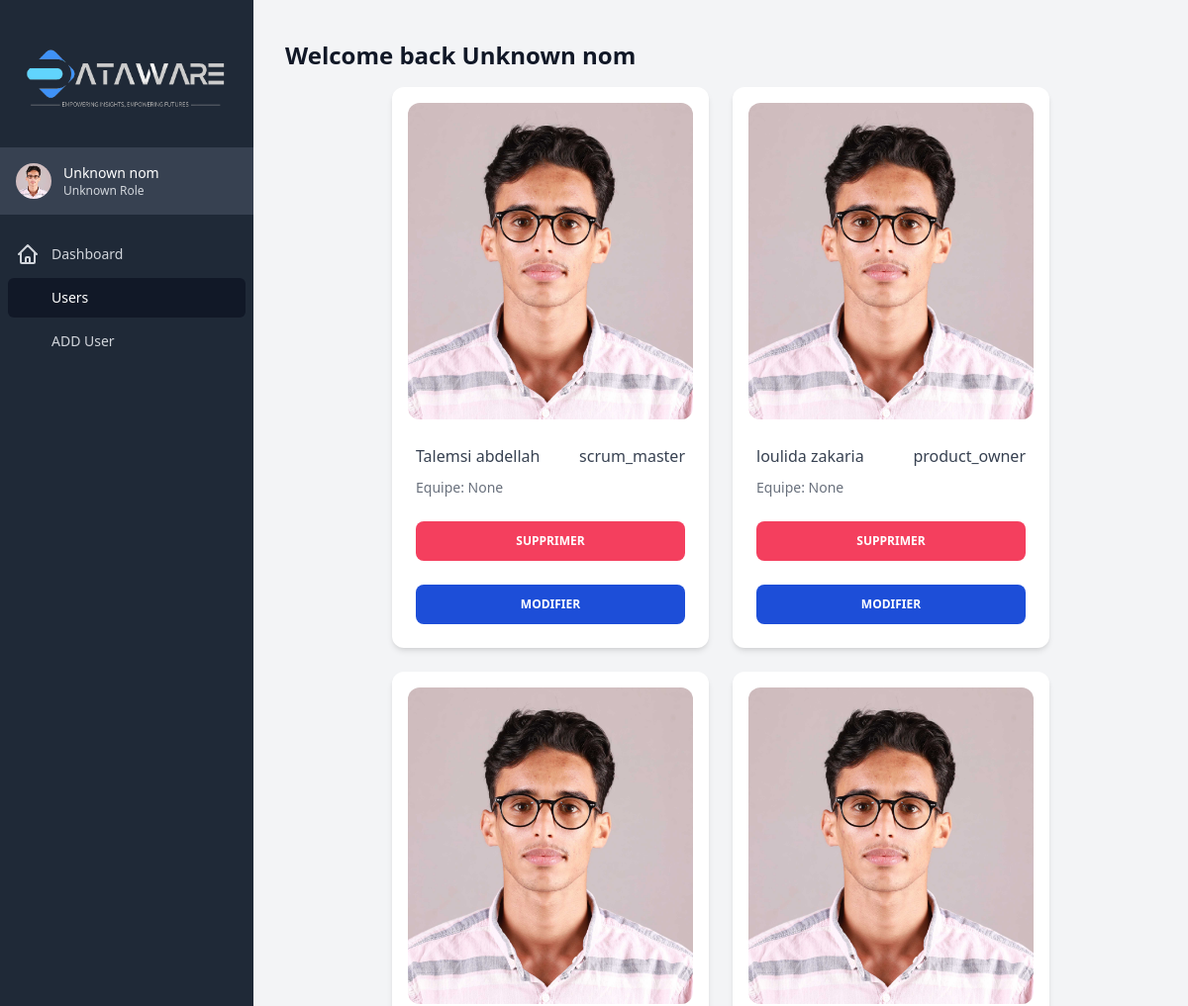
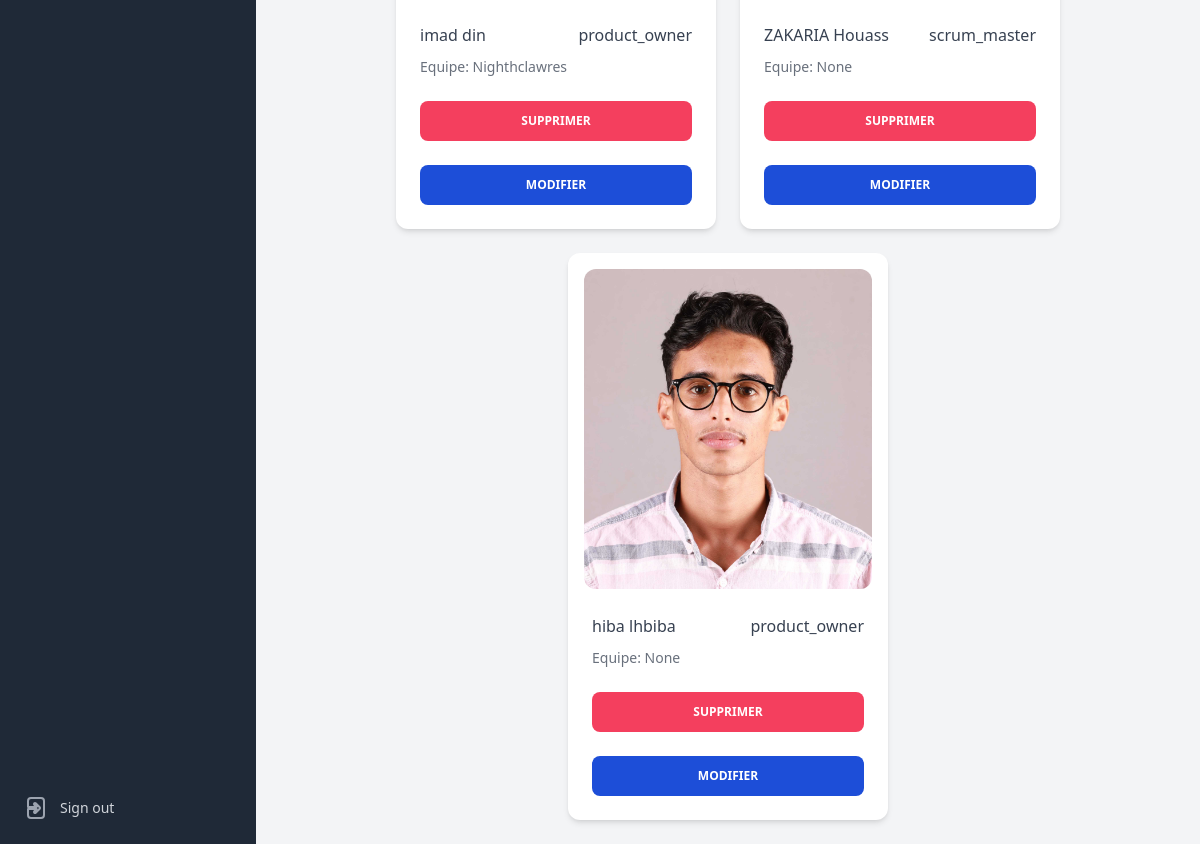
/admin/users.php, run on the app's committed database (2 pictures, top to bottom).
### tables this page shows
CREATE TABLE `users` (
  `ID_User` int(11) NOT NULL,
  `Nom` varchar(50) NOT NULL,
  `Prenom` varchar(50) NOT NULL,
  `Email` varchar(50) DEFAULT NULL,
  `Tel` varchar(50) DEFAULT NULL,
  `PasswordU` varchar(255) NOT NULL,
  `UserRole` varchar(20) NOT NULL DEFAULT 'User',
  `Image` varchar(255) DEFAULT NULL
);

CREATE TABLE `teams` (
  `TeamID` int(11) NOT NULL,
  `TeamName` varchar(100) NOT NULL,
  `ScrumMasterID` int(11) DEFAULT NULL
);

### admin/users.php (the view, shortened to what this page needs)
<?php
global $pdo;
$role = $_SESSION['user_role'];
$name = $_SESSION['nom_admin'];
$sql = "SELECT u.ID_User, u.Nom, u.Prenom, u.UserRole, t.TeamName AS TeaMN
FROM users u
LEFT JOIN teammembers tm ON u.ID_User = tm.UserID
LEFT JOIN teams t ON tm.TeamID = t.TeamID;";
$stmt = $pdo->prepare($sql);
if (!$stmt->execute()) {
    die("Error executing statement: " . $stmt->errorInfo());
}
$stmt->bindColumn('ID_User', $id);
$stmt->bindColumn('Nom', $Nom);
$stmt->bindColumn('Prenom', $Prenom);
$stmt->bindColumn('UserRole', $UserRole);
$stmt->bindColumn('TeaMN', $TeaMN);
$users = [];
while ($stmt->fetch(PDO::FETCH_BOUND)) {
    $users[] = [
        'ID_User' => $id,
        'Nom' => $Nom,
        'Prenom' => $Prenom,
        'UserRole' => $UserRole,
        'TeaMN'=>$TeaMN,
    ];
}
?>
<!DOCTYPE html>
<html lang="en">
<head>
  <script src="https://cdn.tailwindcss.com"></script>
</head>
<body>
<div class="min-h-[640px] bg-gray-100 h">
  <div x-data="{ open: false }" @keydown.window.escape="open = false">
    <div class="hidden md:flex md:w-64 md:flex-col md:fixed md:inset-y-0">
      <div class="flex-1 flex flex-col min-h-0 bg-gray-800">
        <div class="flex-1 flex flex-col pt-5 pb-4 overflow-y-auto">
          <div class="flex items-center flex-shrink-0 px-4">
            <img class="h-full w-full" src="../img/white.png" alt="Workflow">
          </div>
          <div class="flex-shrink-0 flex bg-gray-700 p-4 mt-4">
          <a href="#" class="flex-shrink-0 w-full group block">
            <div class="flex items-center">
              <div>
                <img class="inline-block h-9 w-9 rounded-full" src="../img/moi.jpg" alt="profile">
              </div>
              <div class="ml-3">
                <p class="text-sm font-medium text-white">
                <?php
                                if (isset($name)) {
                                    echo $name ;
                                } else {
                                    echo "Unknown nom";
                                }
                                ?>
                </p>
                <p class="text-xs font-medium text-gray-300 group-hover:text-gray-200">
                <?php
                                if (isset($role)) {
                                    echo $role;
                                } else {
                                    echo "Unknown Role";
                                }
                                ?>
                </p>
              </div>
            </div>
          </a>
        </div>
          <nav class="mt-5 flex-1 px-2 space-y-1">
              <a href="dashboardA.php" class="text-gray-300 hover:bg-gray-700 hover:text-white group flex items-center px-2 py-2 text-sm font-medium rounded-md" x-state:on="Current" x-state:off="Default" x-state-description="Current: &quot;bg-gray-900 text-white&quot;, Default: &quot;text-gray-300 hover:bg-gray-700 hover:text-white&quot;">
                Dashboard
              </a>
              <a href="users.php" class="bg-gray-900 text-white group flex items-center px-2 py-2 text-sm font-medium rounded-md" x-state-description="undefined: &quot;bg-gray-900 text-white&quot;, undefined: &quot;text-gray-300 hover:bg-gray-700 hover:text-white&quot;">
                Users
              </a>
              <a href="ajouterP.php" class="text-gray-300 hover:bg-gray-700 hover:text-white group flex items-center px-2 py-2 text-sm font-medium rounded-md" x-state-description="undefined: &quot;bg-gray-900 text-white&quot;, undefined: &quot;text-gray-300 hover:bg-gray-700 hover:text-white&quot;">
                 ADD User
              </a>
          </nav>
        </div>
        <div class=" flex  p-4">
           <a href="../Login.php" class="text-gray-300 hover:bg-gray-700 hover:text-white group flex items-center px-2 py-2 text-sm font-medium rounded-md" x-state-description="undefined: &quot;bg-gray-900 text-white&quot;, undefined: &quot;text-gray-300 hover:bg-gray-700 hover:text-white&quot;">
                Sign out
              </a>
        </div>
      </div>
    </div>
<div class="md:pl-64 flex flex-col flex-1">
      <main class="flex-1">
        <div class="py-6">
          <div class="max-w-7xl mx-auto px-4 sm:px-6 lg:px-8 my-4">
            <h1 class="text-2xl font-semibold text-gray-900">Welcome back
            <?php
                                if (isset($name )) {
                                    echo $name ;
                                } else {
                                    echo "Unknown nom";
                                }
                                ?>
            </h1>
          </div>
          <div class="max-w-7xl mx-auto px-4 sm:px-6 md:px-8 flex  flex-wrap  justify-center gap-6">
            <div class="max-w-7xl mx-auto px-4 sm:px-6 md:px-8 flex flex-wrap justify-center gap-6">
            <?php foreach ($users as $user): ?>
               <div class="relative flex flex-col text-gray-700 bg-white shadow-md w-80 rounded-xl bg-clip-border">
                 <div class="relative mx-4 mt-4 overflow-hidden text-gray-700 bg-white h-80 rounded-xl bg-clip-border">
                     <img src="../img/moi.jpg" class="object-cover w-full h-full" />
                    </div>
                   <div class="p-6">
                         <div class="flex items-center justify-between mb-2">
                           <p class="block font-sans text-base antialiased font-medium leading-relaxed text-blue-gray-900"><?= $user['Nom'] . ' ' . $user['Prenom'] ?></p>
                           <p class="block font-sans text-base antialiased font-medium leading-relaxed text-blue-gray-900"><?= $user['UserRole'] ?></p>
                          </div>
                          <?php if (!empty($user['TeaMN'])): ?>
                            <p class="block font-sans text-sm antialiased font-normal leading-normal text-gray-700 opacity-75">
                                Equipe: <?= $user['TeaMN'] ?>
                            </p>
                        <?php else: ?>
                            <p class="block font-sans text-sm antialiased font-normal leading-normal text-gray-700 opacity-75">
                                Equipe: None
                            </p>
                        <?php endif; ?>
                      </div>
                      <div class="p-6 pt-0">
                           <a href="supprimer.php?id=<?= $user['ID_User'] ?>" class="block w-full select-none rounded-lg bg-rose-500 py-3 px-6 text-center align-middle font-sans text-xs font-bold uppercase text-white transition-all hover:scale-105 focus:scale-105 focus:opacity-[0.85] active:scale-100 active:opacity-[0.85] disabled:pointer-events-none disabled:opacity-50 disabled:shadow-none">Supprimer</a>
                        </div>
                    <div class="p-6 pt-0">
                           <a href="modifier.php?id=<?= $user['ID_User'] ?>" class="block w-full select-none rounded-lg bg-blue-700 py-3 px-6 text-center align-middle font-sans text-xs font-bold uppercase text-white transition-all hover:scale-105 focus:scale-105 focus:opacity-[0.85] active:scale-100 active:opacity-[0.85] disabled:pointer-events-none disabled:opacity-50 disabled:shadow-none">Modifier</a>
                    </div>
             </div>
      <?php endforeach; ?>
      </div>
          </div>
        </div>
      </main>
     </div>
    </div>
  </div>
</body>
</html>

### data on the page
users: Nom "Talemsi", Prenom "abdellah", UserRole "scrum_master", shows "Equipe: None"
users: Nom "loulida", Prenom "zakaria", UserRole "product_owner", shows "Equipe: None"
teams: users.Nom "imad", users.Prenom "din", users.UserRole "product_owner", TeamName "Nighthclawres"
users: Nom "ZAKARIA", Prenom "Houass", UserRole "scrum_master", shows "Equipe: None"
users: Nom "hiba", Prenom "lhbiba", UserRole "product_owner", shows "Equipe: None"
